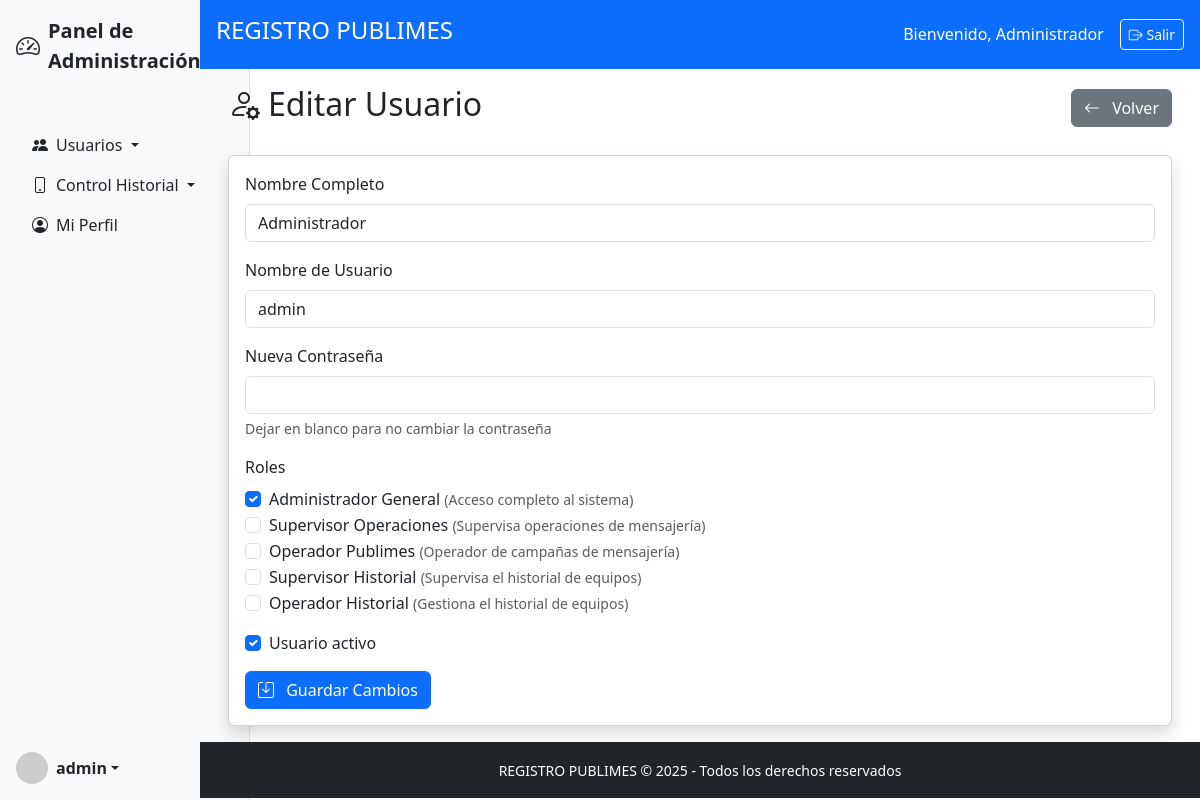
The page /admin/usuarios/1/editar (signed in) on the database its author committed.
### modelo.py (models this page shows)
class Usuario(db.Model):
    __tablename__ = 'usuario'
    idUsuario = db.Column(db.Integer, primary_key=True)
    nombre = db.Column(db.String(100), nullable=False)
    username = db.Column(db.String(50), unique=True, nullable=False)
    password = db.Column(db.String(255), nullable=False)
    activo = db.Column(db.Boolean, default=True)
    fecha_creacion = db.Column(db.DateTime, default=datetime.utcnow)
    roles = db.relationship('UsuarioRol', back_populates='usuario')
    clientes_asignados = db.relationship('Cliente', back_populates='operador_publimes')
    envios_realizados = db.relationship('EnvioCampania', back_populates='usuario')
    transferencias_supervisor = db.relationship('TransferenciaTelefono', foreign_keys='TransferenciaTelefono.idSupervisorHistorial', back_populates='supervisor_historial')
    transferencias_origen = db.relationship('TransferenciaTelefono', foreign_keys='TransferenciaTelefono.idOperadorPublimes', back_populates='operador_publimes')

class Rol(db.Model):
    __tablename__ = 'rol'
    idRol = db.Column(db.Integer, primary_key=True)
    nombreRol = db.Column(db.String(50), nullable=False)
    descripcion = db.Column(db.String(200))
    usuarios = db.relationship('UsuarioRol', back_populates='rol')

### logica/Admin/administracion.py (the view, shortened to what this page needs)
    @requiere_login
    @requiere_rol('Administrador General')
    def editar_usuario(self, id):
        usuario = Usuario.query.get_or_404(id)
        roles = Rol.query.all()
        return render_template('admin/EditarAdmin/EditarUsuario.html',
                            usuario=usuario,
                            roles=roles)

### app.py (called while the page is built)
@app.context_processor
def inject_current_year():
    return {'current_year': datetime.now().year}

### decoradores.py (called while the page is built)
def requiere_login(f):
    @wraps(f)
    def decorador(*args, **kwargs):
        if 'id_usuario' not in session:
            flash('Debe iniciar sesión para acceder a esta página', 'danger')
            return redirect(url_for('login.iniciar_sesion'))
        return f(*args, **kwargs)
    return decorador

def requiere_rol(*roles_permitidos):
    def decorador(f):
        @wraps(f)
        def wrapper(*args, **kwargs):
            if 'id_usuario' not in session:
                flash('Autenticación requerida', 'warning')
                return redirect(url_for('login.iniciar_sesion'))
            usuario_actual = Usuario.query.get(session['id_usuario'])
            roles_usuario = {ur.rol.nombreRol for ur in usuario_actual.roles}
            if not roles_usuario.intersection(roles_permitidos):
                flash('No tiene permisos suficientes para esta acción', 'danger')
                return redirect(url_for('login.panel_control'))
            return f(*args, **kwargs)
        return wrapper
    return decorador

### templates/admin/EditarAdmin/EditarUsuario.html (shortened to what this page needs)
{% extends "base/base.html" %}
{% block content %}
<div class="container-fluid">
    <div class="d-flex justify-content-between align-items-center mb-4">
        <h2><i class="bi bi-person-gear me-2"></i>Editar Usuario</h2>
        <a href="{{ url_for('admin.gestion_usuarios') }}" class="btn btn-secondary">
            <i class="bi bi-arrow-left me-2"></i> Volver
        </a>
    </div>
    <div class="card shadow">
        <div class="card-body">
            <form method="POST">
                <div class="mb-3">
                    <label for="nombre" class="form-label">Nombre Completo</label>
                    <input type="text" class="form-control" id="nombre" name="nombre" value="{{ usuario.nombre }}" required>
                </div>
                <div class="mb-3">
                    <label for="username" class="form-label">Nombre de Usuario</label>
                    <input type="text" class="form-control" id="username" name="username" value="{{ usuario.username }}" readonly>
                </div>
                <div class="mb-3">
                    <label for="password" class="form-label">Nueva Contraseña</label>
                    <input type="password" class="form-control" id="password" name="password">
                    <div class="form-text">Dejar en blanco para no cambiar la contraseña</div>
                </div>
                <div class="mb-3">
                    <label class="form-label">Roles</label>
                    {% for rol in roles %}
                    <div class="form-check">
                        <input class="form-check-input" type="checkbox" name="roles" id="rol{{ rol.idRol }}"
                               value="{{ rol.idRol }}"
                               {% if rol in usuario.roles|map(attribute='rol') %}checked{% endif %}>
                        <label class="form-check-label" for="rol{{ rol.idRol }}">
                            {{ rol.nombreRol }}
                            {% if rol.descripcion %}
                            <small class="text-muted">({{ rol.descripcion }})</small>
                            {% endif %}
                        </label>
                    </div>
                    {% endfor %}
                </div>
                <div class="mb-3 form-check">
                    <input type="checkbox" class="form-check-input" id="activo" name="activo"
                           {% if usuario.activo %}checked{% endif %}>
                    <label class="form-check-label" for="activo">Usuario activo</label>
                </div>
                <button type="submit" class="btn btn-primary">
                    <i class="bi bi-save me-2"></i> Guardar Cambios
                </button>
            </form>
        </div>
    </div>
</div>
{% endblock %}

### templates/base/sidebar.html (shortened to what this page needs)
<div class="d-flex flex-column flex-shrink-0 p-3 bg-light border-end vh-100" style="width: 250px;">
    <a href="{{ url_for('login.panel_control') }}" class="d-flex align-items-center mb-3 text-dark text-decoration-none">
        <i class="bi bi-speedometer2 me-2 fs-4"></i>
        <span class="fs-5 fw-semibold">Panel de Administración</span>
    </a>
    <hr>
    <ul class="nav nav-pills flex-column mb-auto">
        <li class="nav-item">
            <a class="nav-link text-dark dropdown-toggle" data-bs-toggle="collapse" href="#usuariosCollapse" role="button" aria-expanded="false">
                <i class="bi bi-people-fill me-2"></i>Usuarios
            </a>
        </li>
        <li class="nav-item">
            <a class="nav-link text-dark dropdown-toggle" data-bs-toggle="collapse" href="#historialCollapse" role="button" aria-expanded="false">
                <i class="bi bi-phone me-2"></i>Control Historial
            </a>
        </li>
        <li class="nav-item">
            <a href="{{ url_for('login.ver_perfil') }}" class="nav-link text-dark">
                <i class="bi bi-person-circle me-2"></i>Mi Perfil
            </a>
        </li>
    </ul>
    <hr>
    <div class="dropdown mt-auto">
        <a href="#" class="d-flex align-items-center text-dark text-decoration-none dropdown-toggle" id="dropdownUser" data-bs-toggle="dropdown" aria-expanded="false">
            <img src="https://via.placeholder.com/32" alt="Avatar" width="32" height="32" class="rounded-circle me-2">
            <strong>{{ session.get('usuario', 'Usuario') }}</strong>
        </a>
    </div>
</div>

### templates/base/header.html
<header class="bg-primary text-white p-3 d-flex justify-content-between align-items-center">
    <h4>REGISTRO PUBLIMES</h4>
    <div class="d-flex align-items-center">
        <span class="me-3">Bienvenido, {{ session.nombre }}</span>
        <a href="{{ url_for('login.logout') }}" class="btn btn-sm btn-outline-light">
            <i class="bi bi-box-arrow-right"></i> Salir
        </a>
    </div>
</header>

### rows shown on the page
Usuario: get "admin", nombre "Administrador", username "admin", activo "☑"
Rol: nombreRol "Administrador General", descripcion "Acceso completo al sistema"
Rol: nombreRol "Supervisor Operaciones", descripcion "Supervisa operaciones de mensajería"
Rol: nombreRol "Operador Publimes", descripcion "Operador de campañas de mensajería"
Rol: nombreRol "Supervisor Historial", descripcion "Supervisa el historial de equipos"
Rol: nombreRol "Operador Historial", descripcion "Gestiona el historial de equipos"
